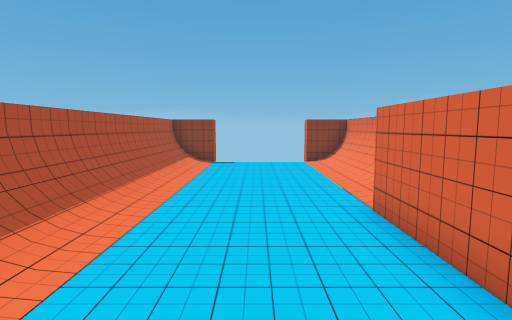
[1] (above)

18 first-person views from a walk through a 3-D level made in the Godot game engine. The camera is 1.5 m above the floor, tilts 6° down and sees 80° across. The floor is counted in squares, 1 m on a side. Each view is taken from the middle of a square. On the plan, view 1 faces up. The plan holds only what a view shows up to about 15 squares ahead; the rest is blank. The place goes on beyond the plan. Characters and animated objects are left out. Some surface patterns are stand-ins.

[2]
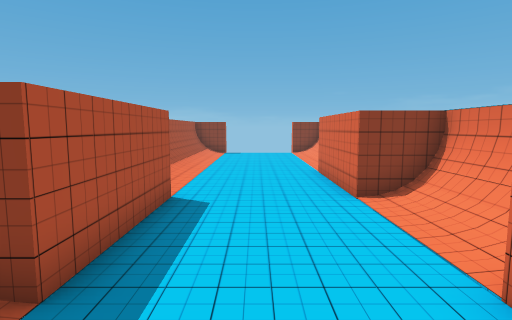

[3]
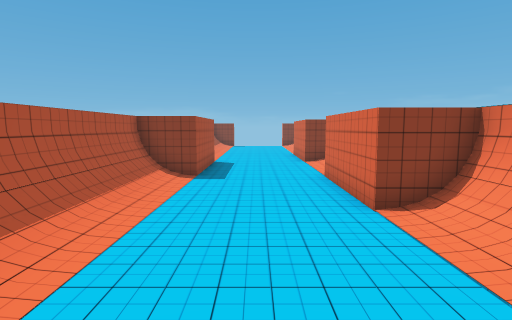

[4]
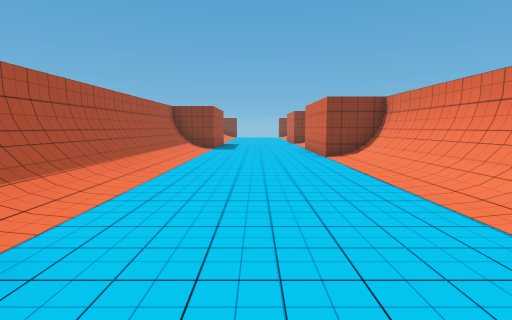

[5]
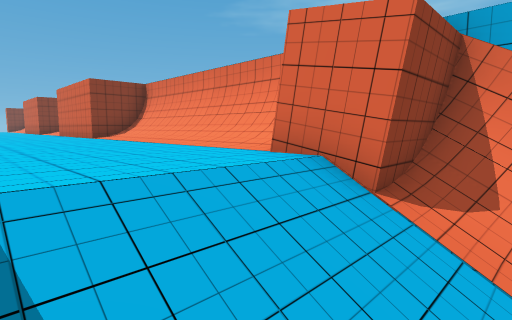

[6]
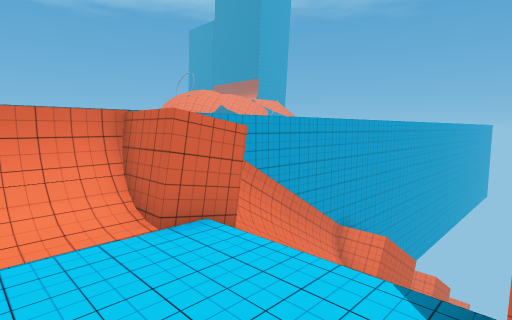

[7]
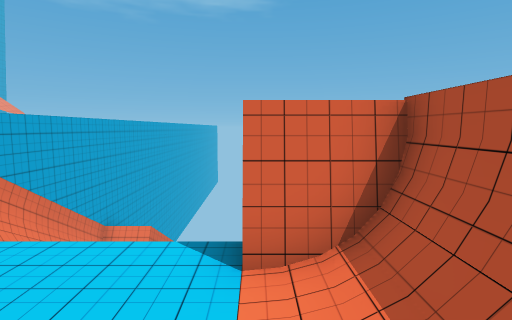

[8]
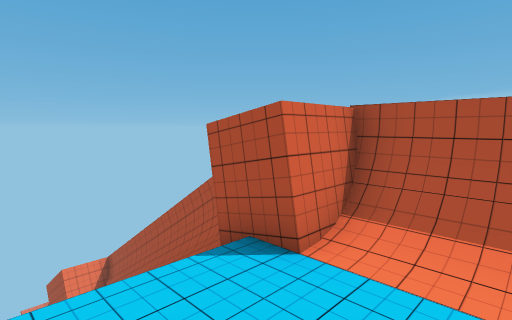

[9]
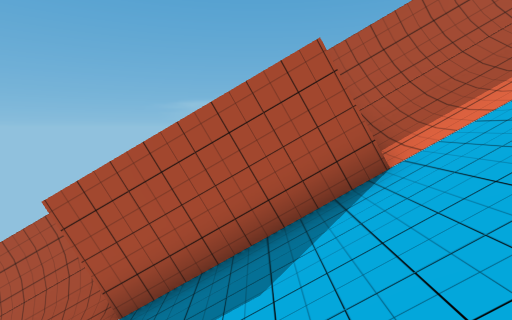

[10]
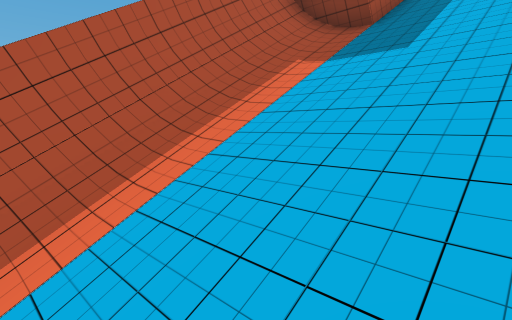

[11]
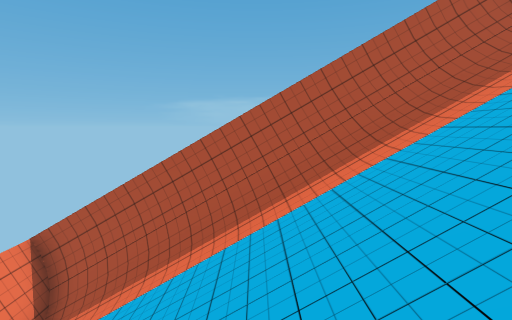

[12]
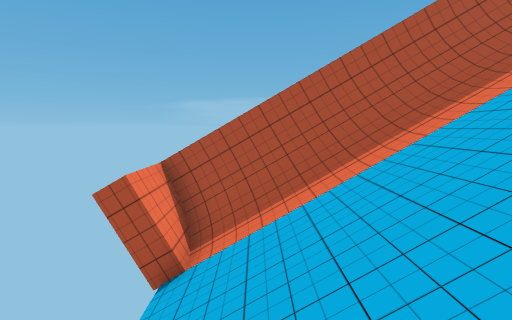

[13]
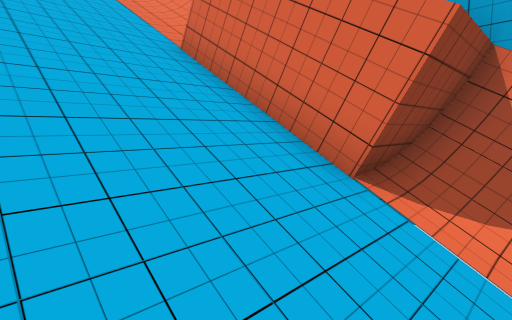

[14]
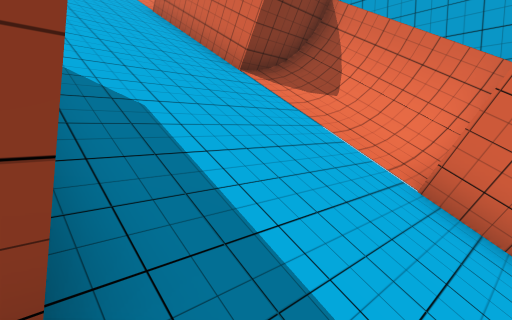

[15]
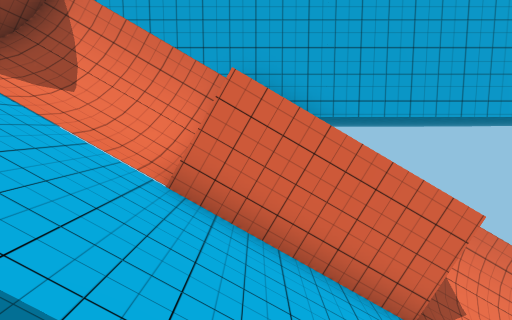

[16]
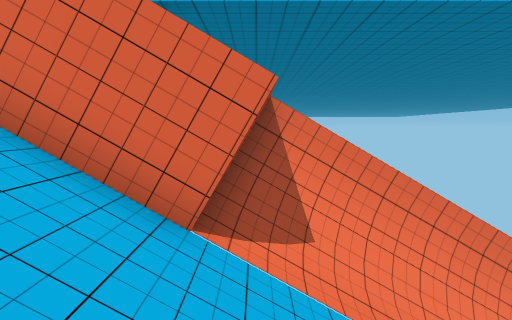

[17]
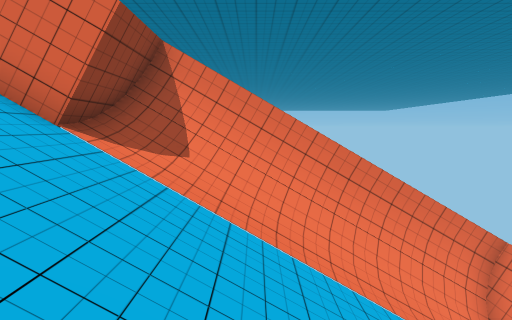

[18]
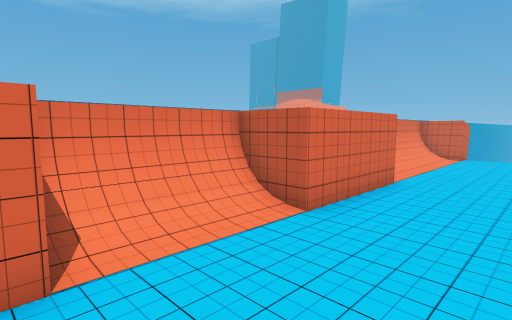

### Floor plan
Key: @ floor where view 1 was taken; # wall or solid block; x gap in a wall; . floor; / step, stairs or slope; = window, fence, low wall or low ledge; ^ raised ledge.
Columns run from 4 left of view 1 to 4 right of it. Each row starts with its distance up from view 1.
 14 #^x    #^
 13 #/...../^
 12 #/...../^
 11 #/...../^
 10 #/...../^
  9 #/...../^
  8 #/...../
  7 #/...../
  6 #/.....
  5 #/....^
  4 #/....^
  3  /....^
  2   ....^^^
  1   #..../^
  0   #.@../^
 -1   #..../^
 -2 ^^#..../^
 -3 #/....^^^
 -4 #/....^
 -5 #/....^
 -6 #/....^^^
 -7 #/...../^
 -8 #/...../^
 -9 #/...../^
-10 #/...../^
-11 #/...../^
-12 #/...../^
-13 #/...../^
-14 #=#....#^
-15 ###.../#^
-16   #////##
-17    / ///#
-18 #=     /#
-19 #=    //#
-20 #=   ///#
-21 #=  ////#
-22 #=  //#=#
-23 #=////###
-24 #=////###
-25 #=////###
-26 ###///###
-27   #/////#
-28   #/////#
-29 ###///#=#
-30 ##////###
-31 #=////#
-32 #=////##
-33 #=////###
-34 #=//////#
-35 #=//////#
-36 #=//////#
-37 #=//////#
-38 #=//////#
-39 #=///  /#
-40 ##x    =#

Positions as (right, up) in squares from view 1, and headings:
1: (0, 0), facing up
2: (0, -5), facing up
3: (0, -12), facing up
4: (0, -16), facing up
5: (-1, -17), facing up-right
6: (-2, -12), facing down-right
7: (-2, -11), facing down
8: (1, -12), facing down-left
9: (2, -27), facing left
10: (1, -35), facing up-left
11: (3, -35), facing left
12: (3, -38), facing left
13: (-1, -27), facing up-right
14: (-2, -30), facing up-right
15: (-2, -30), facing right
16: (-1, -33), facing right
17: (-2, -35), facing right
18: (-1, 2), facing down-right
